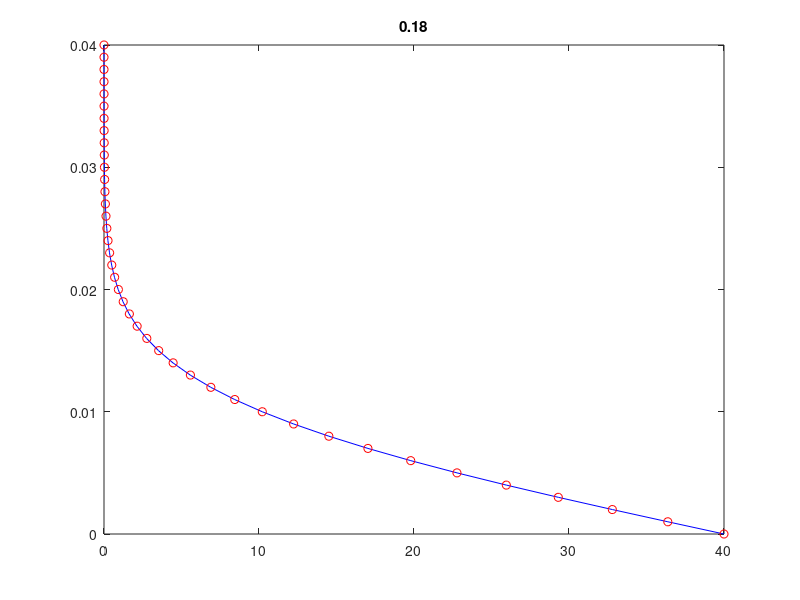

Source code (MATLAB):
% One-dimensional unsteady diffusion by the FTCS and Crank-Nicolson schemes

clear all;
close all;
clc;

% scheme=1 <===> FTCS Explicit
% scheme=2 <===> FTCS Implicit
% scheme=3 <===> Crank-Nicolson
scheme=3;

time=0.0;
timefinal=0.18;%1.04;
nu=0.000217;
Uo=40;

dt=0.002;
H=0.04;
dy=0.001;
Y=0:dy:H;
NY=length(Y);
BB=(nu*dt)/(dy^2);

% Numerical solution at n step
fo(1:NY)=0;
% Numerical solution at n+1
f=fo;
% Exact solution
fex(1:NY)=0;

figure(1);
axis([0 40 0 H])

if(scheme==1)
    disp('FTCS Explicit')
    %%% FTCS Explicit
    
    tic
    
    while(time<=timefinal)
        time=time+dt;
        plot(f,Y,'b',fex,Y,'or')
        title(time)
        pause(0.01)
        
        % Numerical solution
        f(1)=Uo;
        f(NY)=0;
        fo=f;
        
        for i=2:NY-1
            f(i)=fo(i)+BB*(fo(i+1)-2*fo(i)+fo(i-1));
        end
        
        % Exact Solution
        eta=Y./(2*sqrt(nu*time));
        eta1=H/(2*sqrt(nu*time));
        
        erfcsum=erfc(eta);
        
        for k=1:100
            erfcsum=erfcsum-erfc(2*k*eta1-eta)+erfc(2*k*eta1+eta);
        end
        
        fex=Uo.*erfcsum;
        
    end;
    toc
end

if (scheme==2)
    disp('FTCS Implicit')
    
    rhs(2:NY-1)=0;
    %%% FTCS Implicit
    
    tic
    
    %build the matrix
    AA(2:NY-1,2:NY-1)=0;
    AA(2,2)=2*BB+1;
    AA(2,3)=-BB;
    AA(NY-1,NY-1)=2*BB+1;
    AA(NY-1,NY-2)=-BB;
    
    for jj=3:NY-2
        AA(jj,jj)=2*BB+1;
        AA(jj,jj+1)=-BB;
        AA(jj,jj-1)=-BB;
    end
    
    while(time<=timefinal)
        time=time+dt;
        plot(fex,Y,'b',f,Y,'or')
        title(time)
        pause(0.01)
        
        % Numerical solution
        f(1)=Uo;
        f(NY)=0;
        fo=f;
        
        %build the matrix and rhs
        rhs(3:NY-2)=fo(3:NY-2);
        rhs(2)=fo(2)+BB*fo(1);
        rhs(NY-1)=fo(NY-1)+BB*fo(NY);
        
        % Solve system of linear equations using matlab intrincics
        
        f(2:NY-1)=AA(2:NY-1,2:NY-1)\rhs(2:NY-1)';
        
        % Exact Solution
        eta=Y./(2*sqrt(nu*time));
        eta1=H/(2*sqrt(nu*time));
        
        erfcsum=erfc(eta);
        
        for k=1:100
            erfcsum=erfcsum-erfc(2*k*eta1-eta)+erfc(2*k*eta1+eta);
        end
        
        fex=Uo.*erfcsum;
        
    end;
    toc
end


if (scheme==3)
    disp('Crank-Nicolson')
    
    rhs(2:NY-1)=0;
    %%% Crank-Nicolson
    
    tic
    
    %build the matrix
    AA(2:NY-1,2:NY-1)=0;
    AA(2,2)=BB+1;
    AA(2,3)=-0.5*BB;
    AA(NY-1,NY-1)=BB+1;
    AA(NY-1,NY-2)=-0.5*BB;
    
    for jj=3:NY-2
        AA(jj,jj)=BB+1;
        AA(jj,jj+1)=-0.5*BB;
        AA(jj,jj-1)=-0.5*BB;
    end
    
    while(time<=timefinal)
        time=time+dt;
        plot(fex,Y,'b',f,Y,'or')
        title(time)
        pause(0.01)
        
        % Numerical solution
        f(1)=Uo;
        f(NY)=0;
        fo=f;
        
        % build the rhs
        for i=3:NY-2
            rhs(i)=fo(i)+0.5*BB*(fo(i+1)-2*fo(i)+fo(i-1));
        end
        
        rhs(2)=BB*fo(1)+(1.0-BB)*fo(2)+0.5*BB*fo(3);
        rhs(NY-1)=BB*fo(NY)+(1.0-BB)*fo(NY-1)+0.5*BB*fo(NY-2);
        
        % Solve system of linear equations using matlab intrincics
        f(2:NY-1)=AA(2:NY-1,2:NY-1)\rhs(2:NY-1)';
        
        % Exact Solution
        eta=Y./(2*sqrt(nu*time));
        eta1=H/(2*sqrt(nu*time));
        
        erfcsum=erfc(eta);
        
        for k=1:100
            erfcsum=erfcsum-erfc(2*k*eta1-eta)+erfc(2*k*eta1+eta);
        end
        
        fex=Uo.*erfcsum;
        
    end;
    toc
end
